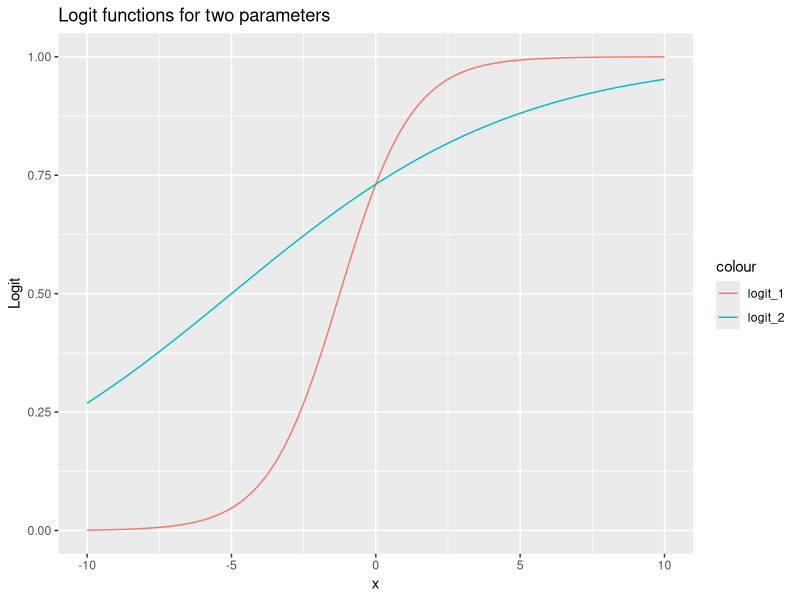

Recreate this plot in R.
## ---- chunk 1
library(tidyverse)
library(sandwich)
library(lmtest)
library(car)
## ---- chunk 2
# Set up knitr
require(knitr)
opts_chunk$set(tidy.opts=list(width.cutoff=80), tidy=TRUE, message=FALSE, warning=FALSE)
## ---- chunk 3
B_0 <- 1
B_1_1 <- 0.8
B_1_2 <- 0.2
xs <- seq(-10, 10, by = 0.01)
logit_1 <- exp(B_0 + B_1_1 * xs) / (1 + exp(B_0 + B_1_1 * xs))
logit_2 <- exp(B_0 + B_1_2 * xs) / (1 + exp(B_0 + B_1_2 * xs))

df <- data.frame(xs)
df$logit_1 <- logit_1
df$logit_2 <- logit_2

# Rename appropriate columns
colnames(df) <- c("xs", "logit_1", "logit_2")
## ---- chunk 4
#Plot data
ggplot(data = df, aes(df$xs)) +
  geom_line(aes(y = df$logit_1, colour = "logit_1")) +
  geom_line(aes(y = df$logit_2, colour = "logit_2")) +
  labs(title = "Logit functions for two parameters") +
  xlab("x") + ylab("Logit")
